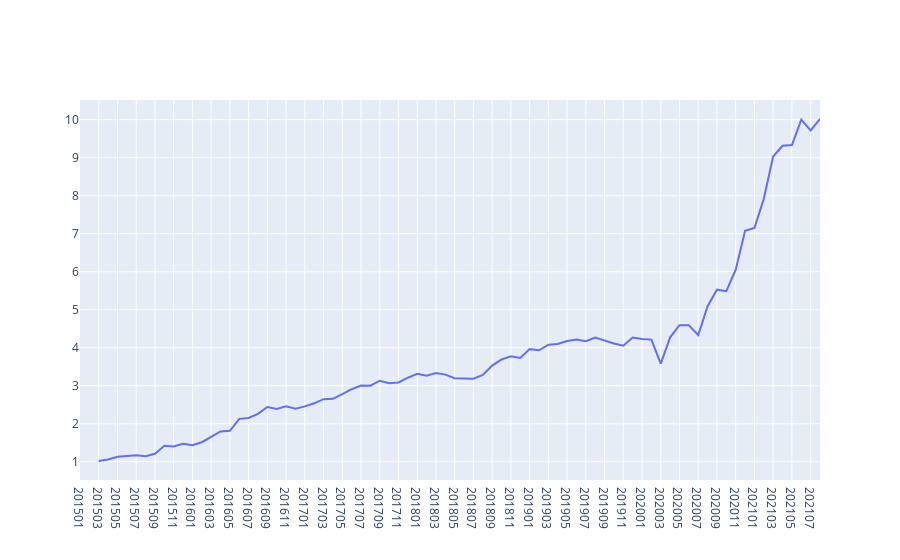

The code cell stored with this chart in its notebook:
### Code cell
weight1 = 0.82
weight2 = 0.18

rank_sum = rank1*weight1 + rank2*weight2
rank_sum.yr_month=rank1.yr_month
rank_rank=rank_sum.rank(axis=1, ascending=True, pct=True)
rank_rank.yr_month=rank1.yr_month
signal=rank_rank[rank_rank<=0.1].dropna(axis=1, how='all')
signal[signal>0]=1
signal.yr_month=rank1.yr_month
#signal.to_csv('ranks/multi_factor_signal.csv')
signal=signal.shift(1)
mm_hold=signal.count(axis=1).max()
profit_arr=(signal*monthly_ret[signal.columns.tolist()]).dropna(axis=1, how='all')

signal.to_csv('equity_netprofitgrowth_signal.csv')
profit_arr['daily_ret']=profit_arr.mean(axis=1)

profit_arr['profit']=(profit_arr['daily_ret']+1).cumprod()
daily_profit=profit_arr['daily_ret'].tolist()
cumulative=profit_arr['profit'].dropna().tolist()
#print(daily_profit)
profit_arr['yr_month']=rank1.yr_month

win_arr = [x for x in daily_profit if x > 0]
loss_arr=[x for x in daily_profit if x < 0]
win_rate = len(win_arr) / (len(loss_arr)+len(win_arr))
dd_arr=[]
for i in range(len(cumulative)):
    if i>0:
        dd_arr.append((max(cumulative[:i])- cumulative[i-1])/max(cumulative[:i]))
max_dd=max(dd_arr)
print('weight1:{} and weight2:{}'.format(weight1,weight2))
print('CUMULATIVE PROFIT: {}'.format(round(cumulative[-1],4)))
print('MDD: {}' .format(max_dd))
print("mm_holding:{}------winrate:{}-----profit/MDD:{}".format(mm_hold, round(win_rate,4), round(cumulative[-1]/max_dd,4)))
fig = go.Figure()
fig.add_trace(go.Scatter(x=profit_arr['yr_month'].astype(str).tolist(), y=profit_arr['profit'].tolist(),
                             mode='lines',
                             name='cumulative'))

fig.show()

### Figure 1 — Plotly figure (JSON) as saved in the notebook; plotly's stock layout.template omitted (floating-point values rounded to 4 significant figures)
{"data": [{"mode": "lines", "name": "cumulative", "type": "scatter", "x": ["201501", "201502", "201503", "201504", "201505", "201506", "201507", "201508", "201509", "201510", "201511", "201512", "201601", "201602", "201603", "201604", "201605", "201606", "201607", "201608", "201609", "201610", "201611", "201612", "201701", "201702", "201703", "201704", "201705", "201706", "201707", "201708", "201709", "201710", "201711", "201712", "201801", "201802", "201803", "201804", "201805", "201806", "201807", "201808", "201809", "201810", "201811", "201812", "201901", "201902", "201903", "201904", "201905", "201906", "201907", "201908", "201909", "201910", "201911", "201912", "202001", "202002", "202003", "202004", "202005", "202006", "202007", "202008", "202009", "202010", "202011", "202012", "202101", "202102", "202103", "202104", "202105", "202106", "202107", "202108"], "y": [null, null, 1.02, 1.059, 1.13, 1.151, 1.173, 1.144, 1.21, 1.419, 1.403, 1.474, 1.435, 1.515, 1.655, 1.798, 1.815, 2.129, 2.153, 2.261, 2.441, 2.386, 2.459, 2.396, 2.458, 2.538, 2.646, 2.655, 2.782, 2.909, 3.005, 3.002, 3.132, 3.064, 3.088, 3.211, 3.312, 3.266, 3.335, 3.293, 3.197, 3.186, 3.184, 3.282, 3.529, 3.69, 3.777, 3.73, 3.963, 3.933, 4.079, 4.097, 4.178, 4.215, 4.172, 4.27, 4.188, 4.112, 4.054, 4.269, 4.23, 4.213, 3.584, 4.274, 4.594, 4.591, 4.332, 5.094, 5.528, 5.487, 6.053, 7.078, 7.15, 7.921, 9.029, 9.312, 9.333, 10.0, 9.718, 10.02]}], "layout": {}}
